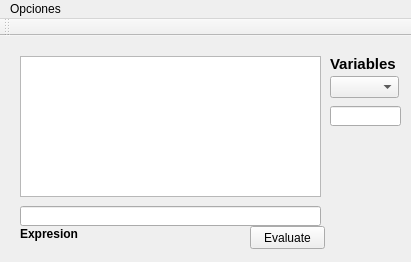
<?xml version="1.0" encoding="UTF-8"?>
<ui version="4.0">
 <class>MainWindow</class>
 <widget class="QMainWindow" name="MainWindow">
  <property name="geometry">
   <rect>
    <x>0</x>
    <y>0</y>
    <width>411</width>
    <height>262</height>
   </rect>
  </property>
  <property name="windowTitle">
   <string>Calculator</string>
  </property>
  <widget class="QWidget" name="centralWidget">
   <widget class="QPushButton" name="btn_Evaluate">
    <property name="geometry">
     <rect>
      <x>250</x>
      <y>190</y>
      <width>75</width>
      <height>23</height>
     </rect>
    </property>
    <property name="text">
     <string>Evaluate</string>
    </property>
   </widget>
   <widget class="QLineEdit" name="le_inEcuation">
    <property name="geometry">
     <rect>
      <x>20</x>
      <y>170</y>
      <width>301</width>
      <height>20</height>
     </rect>
    </property>
   </widget>
   <widget class="QLabel" name="lb_expresion">
    <property name="geometry">
     <rect>
      <x>20</x>
      <y>190</y>
      <width>61</width>
      <height>16</height>
     </rect>
    </property>
    <property name="font">
     <font>
      <pointsize>9</pointsize>
      <weight>75</weight>
      <bold>true</bold>
     </font>
    </property>
    <property name="text">
     <string>Expresion</string>
    </property>
   </widget>
   <widget class="QTextEdit" name="te_Show">
    <property name="geometry">
     <rect>
      <x>20</x>
      <y>20</y>
      <width>301</width>
      <height>141</height>
     </rect>
    </property>
    <property name="font">
     <font>
      <pointsize>9</pointsize>
      <weight>75</weight>
      <bold>true</bold>
     </font>
    </property>
    <property name="layoutDirection">
     <enum>Qt::RightToLeft</enum>
    </property>
    <property name="tabChangesFocus">
     <bool>false</bool>
    </property>
    <property name="lineWrapMode">
     <enum>QTextEdit::WidgetWidth</enum>
    </property>
    <property name="readOnly">
     <bool>true</bool>
    </property>
    <property name="acceptRichText">
     <bool>false</bool>
    </property>
   </widget>
   <widget class="QComboBox" name="cb_Variables">
    <property name="geometry">
     <rect>
      <x>330</x>
      <y>40</y>
      <width>69</width>
      <height>22</height>
     </rect>
    </property>
   </widget>
   <widget class="QLabel" name="label">
    <property name="geometry">
     <rect>
      <x>330</x>
      <y>20</y>
      <width>81</width>
      <height>16</height>
     </rect>
    </property>
    <property name="font">
     <font>
      <pointsize>11</pointsize>
      <weight>75</weight>
      <bold>true</bold>
     </font>
    </property>
    <property name="text">
     <string>Variables</string>
    </property>
   </widget>
   <widget class="QLineEdit" name="le_valorVariable">
    <property name="geometry">
     <rect>
      <x>330</x>
      <y>70</y>
      <width>71</width>
      <height>20</height>
     </rect>
    </property>
    <property name="readOnly">
     <bool>true</bool>
    </property>
   </widget>
  </widget>
  <widget class="QMenuBar" name="menuBar">
   <property name="geometry">
    <rect>
     <x>0</x>
     <y>0</y>
     <width>411</width>
     <height>21</height>
    </rect>
   </property>
   <widget class="QMenu" name="menuOptions">
    <property name="title">
     <string>Opciones</string>
    </property>
    <addaction name="actionGraficar"/>
   </widget>
   <addaction name="menuOptions"/>
  </widget>
  <widget class="QToolBar" name="mainToolBar">
   <attribute name="toolBarArea">
    <enum>TopToolBarArea</enum>
   </attribute>
   <attribute name="toolBarBreak">
    <bool>false</bool>
   </attribute>
  </widget>
  <action name="actionGraficar">
   <property name="text">
    <string>Graficar</string>
   </property>
  </action>
 </widget>
 <layoutdefault spacing="6" margin="11"/>
 <resources/>
 <connections/>
</ui>
